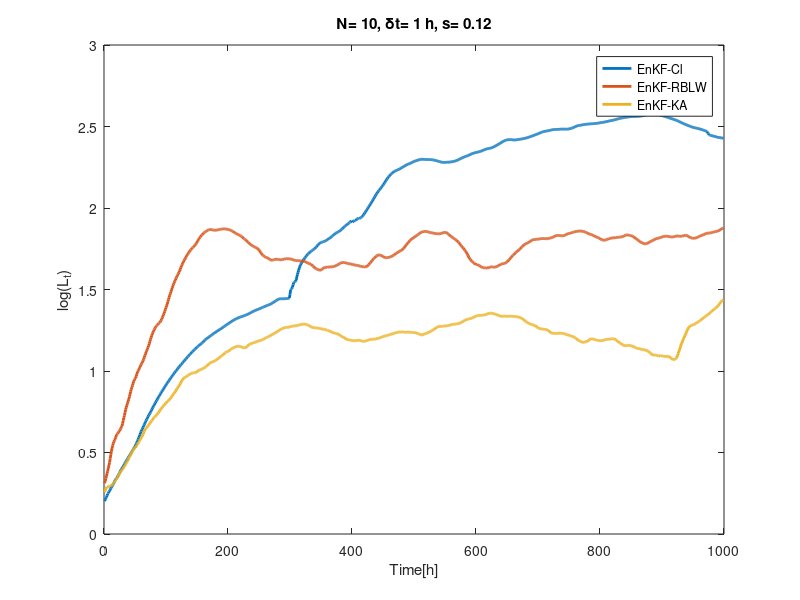
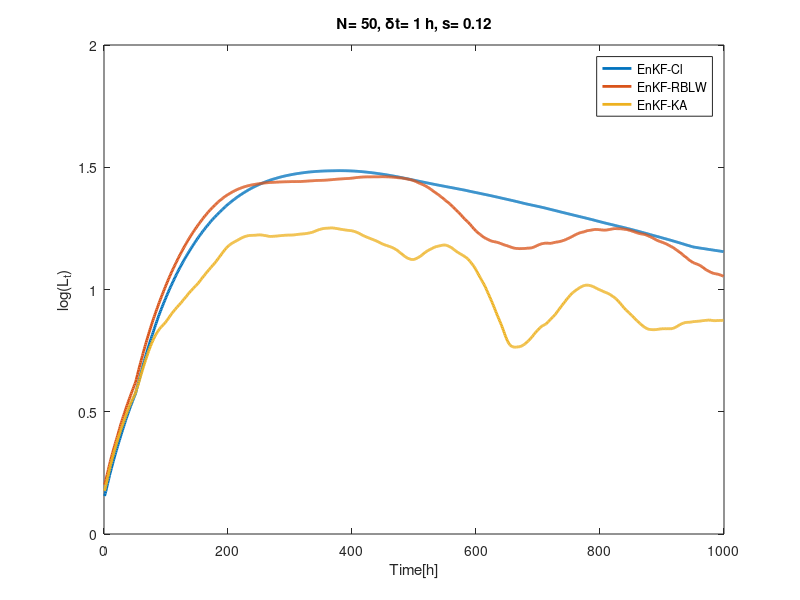
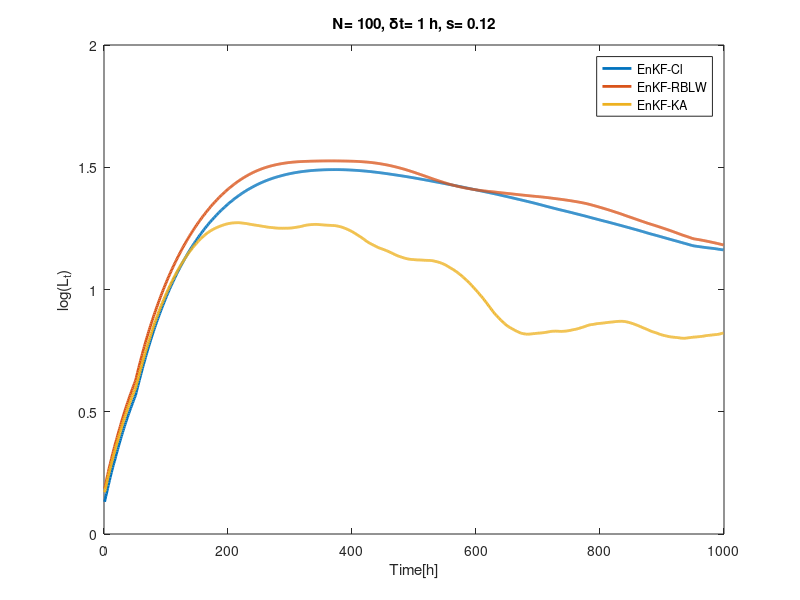
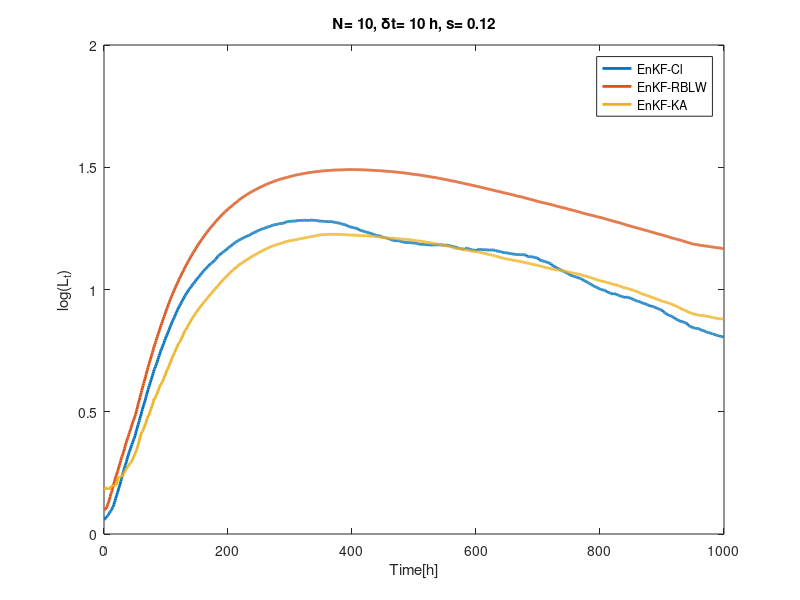

These figures' MATLAB source, in order:
close all
load error_EnKF_KA.mat
load error_Ledoid.mat
load error_Schur.mat
for Nm=[1 3]
    Nm_opt=[12 25 50];
    for freq=[1 3]
        freq_opt=[1 5 10];
        for Nen=1:3
            Nen_opt=[10 50 100];
            fig=figure;
            if (Nen==1 || Nen==2) && Nm==3  && freq==1
                plot(log10(movmean(squeeze((mean(error_Schur(Nm,freq,Nen,1:2,:),4))),100)),'LineWidth',2)
            else
                plot(log10(movmean(squeeze((mean(error_Schur(Nm,freq,Nen,:,:),4))),100)),'LineWidth',2)
            end
            hold on

            plot(log10(movmean(squeeze((mean(error_Ledoid(Nm,freq,Nen,:,:),4))),100)),'LineWidth',2)
            plot(log10(movmean(squeeze((mean(error_EnKF_KA(Nm,freq,Nen,:,:),4))),100)),'LineWidth',2),legend('EnKF-Cl','EnKF-RBLW','EnKF-KA')
            ylabel('log(L_t)')
            xlabel('Time[h]')
            titulo=['N= ',num2str(Nen_opt(Nen)),', \delta','t= ',num2str(freq_opt(freq)),' h',', s= ',num2str(Nm_opt(Nm)/100)];
            title(titulo)
            figmat=(['N= ',num2str(Nen_opt(Nen)),', Observed states= ',num2str(Nm_opt(Nm)),'%, Observation frequency= ',num2str(freq_opt(freq)),' h','.svg']);
%             RMSE_KA=mean(sqrt(sum(error_EnKF_KA(Nm,freq,Nen,:,:).^2,5)/1500));
%             RMSE_Ledoid=mean(sqrt(sum(error_Ledoid(Nm,freq,Nen,:,:).^2,5)/1500));
%             RMSE_Schur=mean(sqrt(sum(error_Schur(Nm,freq,Nen,:,:).^2,5)/1500));
%             disp([titulo,' KA= ',num2str(RMSE_KA),' Ledoid= ',num2str(RMSE_Ledoid),' CL= ',num2str(RMSE_Schur)])
%              saveas(fig,figmat)
        end
    end
end